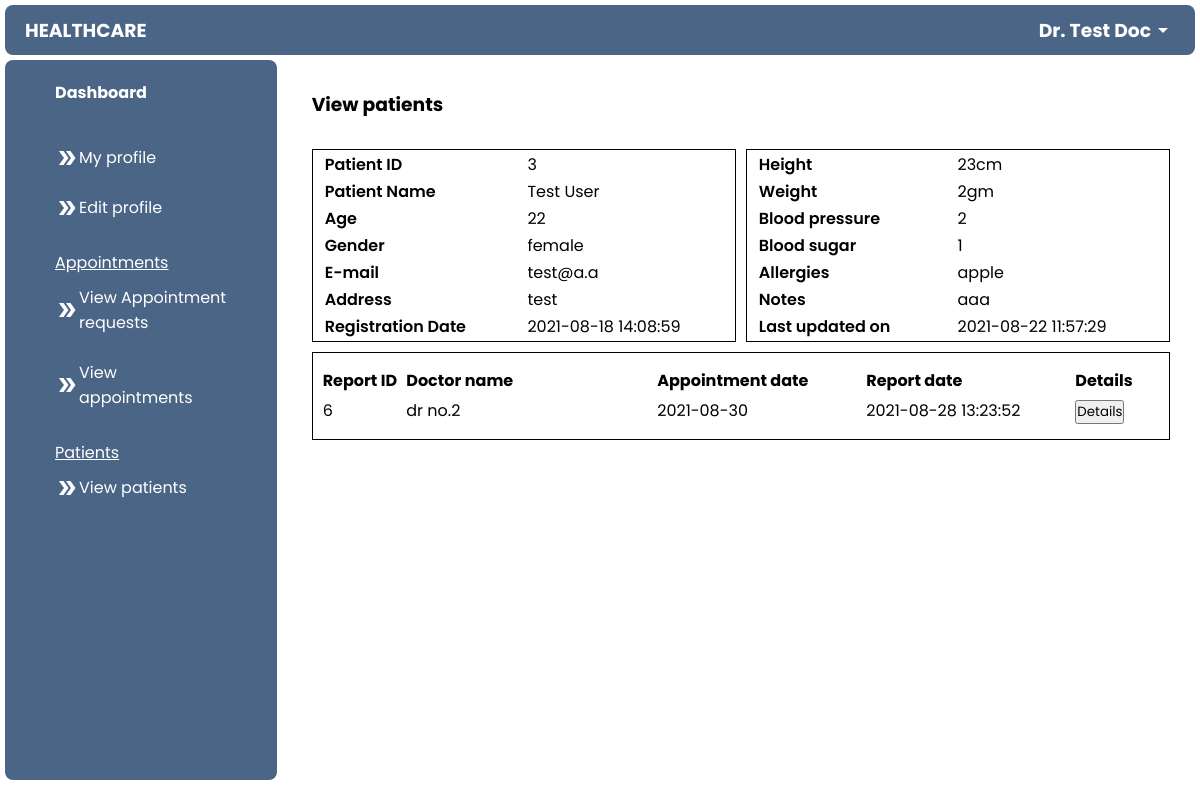
/doctor/patient_details.php?p_id=3 (signed in), run on the app's committed database.
### tables this page shows
CREATE TABLE `doctor` (
  `d_id` int(100) NOT NULL,
  `name` varchar(255) NOT NULL,
  `email` varchar(255) NOT NULL,
  `password` varchar(255) NOT NULL,
  `specialization` varchar(255) NOT NULL,
  `fees` int(100) NOT NULL,
  `created_date` datetime NOT NULL DEFAULT current_timestamp()
);

CREATE TABLE `p_records` (
  `record_id` int(100) NOT NULL,
  `p_id` int(100) NOT NULL,
  `height` varchar(255) DEFAULT NULL,
  `weight` varchar(255) DEFAULT NULL,
  `blood_pressure` varchar(255) DEFAULT NULL,
  `blood_sugar` varchar(255) DEFAULT NULL,
  `allergies` varchar(255) DEFAULT NULL,
  `notes` varchar(255) DEFAULT NULL,
  `update_date` datetime NOT NULL DEFAULT current_timestamp() ON UPDATE current_timestamp()
);

CREATE TABLE `patient` (
  `p_id` int(11) NOT NULL,
  `name` varchar(255) NOT NULL,
  `email` varchar(255) NOT NULL,
  `password` varchar(255) NOT NULL,
  `address` varchar(255) NOT NULL,
  `age` int(100) NOT NULL,
  `gender` enum('male','female','other') NOT NULL,
  `reg_date` datetime NOT NULL DEFAULT current_timestamp()
);

CREATE TABLE `report` (
  `report_id` int(100) NOT NULL,
  `p_id` int(100) DEFAULT NULL,
  `d_id` int(100) DEFAULT NULL,
  `diagnosis` varchar(255) DEFAULT NULL,
  `prescription` longtext DEFAULT NULL,
  `notes` longtext DEFAULT NULL,
  `appointment_date` date NOT NULL,
  `report_date` datetime NOT NULL DEFAULT current_timestamp()
);

### doctor/patient_details.php (the view, shortened to what this page needs)
<?php
include("../connect.php");
?>
<!DOCTYPE html>
<html lang="en">
<head>
    <link rel="stylesheet" href="../css/add.css">
</head>
<body>
    <?php include('navigation.php'); ?>
    <main>
        <h3 style="margin-bottom: 30px;">View patients</h3>
        <?php
        $p_id = $_GET["p_id"];
        $result = mysqli_query($con, "SELECT * FROM patient INNER JOIN p_records ON patient.p_id = p_records.p_id WHERE patient.p_id = $p_id ");
        while ($row = mysqli_fetch_array($result)) {
        ?>
            <div class="patient-info">
                <table class="myTable" style="margin-right: 5px;">
                    <tr>
                        <th>Patient ID</td>
                        <td><?php echo $p_id; ?></td>
                    </tr>
                    <tr>
                        <th>Patient Name</th>
                        <td><?php echo $row["name"]; ?></td>
                    </tr>
                    <tr>
                        <th>Age</th>
                        <td><?php echo $row["age"]; ?></td>
                    </tr>
                    <tr>
                        <th>Gender</th>
                        <td><?php echo $row["gender"]; ?></td>
                    </tr>
                    <tr>
                        <th>E-mail</th>
                        <td><?php echo $row["email"]; ?></td>
                    </tr>
                    <tr>
                        <th>Address</th>
                        <td><?php echo $row["address"]; ?></td>
                    </tr>
                    <tr>
                        <th>Registration Date</th>
                        <td><?php echo $row["reg_date"]; ?></td>
                    </tr>
                </table>
                <table class="myTable" style="margin-left: 5px;">
                    <tr>
                        <th>Height</td>
                        <td><?php echo $row["height"]; ?></td>
                    </tr>
                    <tr>
                        <th>Weight</th>
                        <td><?php echo $row["weight"]; ?></td>
                    </tr>
                    <tr>
                        <th>Blood pressure</th>
                        <td><?php echo $row["blood_pressure"]; ?></td>
                    </tr>
                    <tr>
                        <th>Blood sugar</th>
                        <td><?php echo $row["blood_sugar"]; ?></td>
                    </tr>
                    <tr>
                        <th>Allergies</th>
                        <td><?php echo $row["allergies"]; ?></td>
                    </tr>
                    <tr>
                        <th>Notes</th>
                        <td><?php echo $row["notes"]; ?></td>
                    </tr>
                    <tr>
                        <th>Last updated on</th>
                        <td><?php echo $row["update_date"]; ?></td>
                    </tr>
                </table>
            <?php } ?>
            </div>
            <div class="box" style="margin-bottom: 50px;">
                <div class="headings">
                    <h4 style="width: 10%;">Report ID</h4>
                    <h4 style="width: 30%;">Doctor name</h4>
                    <h4 style="width: 25%;">Appointment date</h4>
                    <h4 style="width: 25%;">Report date</h4>
                    <h4 style="width: 10%;">Details</h4>
                </div>
                <?php
                $result2 = mysqli_query($con, "SELECT * FROM ((patient INNER JOIN report ON patient.p_id = report.p_id) INNER JOIN doctor ON report.d_id = doctor.d_id) WHERE patient.p_id = $p_id");
                while ($row2 = mysqli_fetch_array($result2)) {
                ?>
                    <div class="entries">
                        <p style="width: 10%;"><?php echo $row2["report_id"]; ?></p>
                        <p style="width: 30%;"><?php echo $row2["name"]; ?></p>
                        <p style="width: 25%;"><?php echo $row2["appointment_date"]; ?></p>
                        <p style="width: 25%;"><?php echo $row2["report_date"]; ?></p>
                        <p style="width: 10%;"><button onclick="myFunction1<?php echo $row2["report_id"]; ?>()" id="myBtn <?php echo $row2["report_id"]; ?>">Details</button></p>
                    </div>
                <?php } ?>
            </div>
    </main>
    </div>
</body>
</html>

### doctor/navigation.php (shortened to what this page needs)
<?php
include('../connect.php');
$email = $_SESSION['email'];
$sql=mysqli_query($con, "SELECT * FROM doctor WHERE email = '$email'");
$row=mysqli_fetch_array($sql);
$name=$row["name"];
?>
<link rel="stylesheet" href="../css/nav.css">
<header>
    <h3>HEALTHCARE</h3>
    <div class="dropdown">
        <div class="user">
            <h3><?php echo $name; ?></h3>
            <span class="material-icons">
            </span>
        </div>
    </div>
</header>
<div class="container">
    <nav>
        <div class="nav-content">
            <a href="./dashboard.php">
                <h4>Dashboard</h4>
            </a>
        </div>
        <div class="nav-content">
            <u>
                <p></p>
            </u>
            <a href="./my_profile.php?id=<?php echo $row["d_id"]; ?>"><span class="material-icons">
                </span>My profile</a><br>
            <a href="./edit_profile.php?id=<?php echo $row["d_id"]; ?>"><span class="material-icons">
                </span>Edit profile</a>
        </div>
        <div class="nav-content">
            <u>
                <p>Appointments</p>
            </u>
            <a href="./view_request.php"><span class="material-icons">
                </span>View Appointment requests</a><br>
            <a href="./view_appointments.php"><span class="material-icons">
                </span>View appointments</a>
        </div>
        <div class="nav-content">
            <u>
                <p>Patients</p>
            </u>
            <a href="./view_patients.php"><span class="material-icons">
                </span>View patients</a><br>
        </div>
    </nav>

### css/add.css (style rules this page uses)
main { overflow: auto; }
.patient-info { display: flex; }
.myTable { border: 1px solid black; width: 100%; }
.myTable th { font-weight: 600; text-align: start; padding: 0 10px; }
.myTable td, .myTable tr { padding: 0 10px; }
.box { margin-top: 10px; width: 100%; height: auto; padding: 10px; border: 1px solid black; }
.box .headings, .box .entries, .d-row { display: flex; margin: 5px 0; }

### css/nav.css (style rules this page uses)
* { padding: 0; margin: 0; box-sizing: border-box; font-family: 'Poppins', sans-serif; }
body { overflow: hidden; height: 100vh; }
a { text-decoration: none; color: black; }
header { display: flex; align-items: center; justify-content: space-between; width: 100%-5px; height: 50px; padding:0 20px; background-color: #4B6587; color: #ffffff; border-radius: 0.5rem; margin: 5px; }
.dropdown { position: relative; display: inline-block; }
header .user { display: flex; align-items: center; cursor: pointer; }
.container { display: flex; height: 100%; }
nav { flex: 1; background-color: #4B6587; width: 100%; height: 90%; margin: 5px; margin-top: 0; color: white; padding: 0 50px; border-radius: 0.5rem; overflow: auto; }
.nav-content { margin: 20px 0; }
.nav-content a { display: flex; align-items: center; text-decoration: none; color: white; font-size: 16px; }
.nav-content p { padding: 10px 0; }
main { flex: 5; width: 100%; padding: 30px; }

### data on the page
doctor: name "Dr. Test Doc"
p_records: p.name "Test User", p.age "22", p.gender "female", p.email "test@a.a", p.address "test", p.reg_date "2021-08-18 14:08:59", height "23cm", weight "2gm", blood_pressure "2", blood_sugar "1", allergies "apple", notes "aaa", update_date "2021-08-22 11:57:29"
report: report_id "6", d.name "dr no.2", appointment_date "2021-08-30", report_date "2021-08-28 13:23:52"
